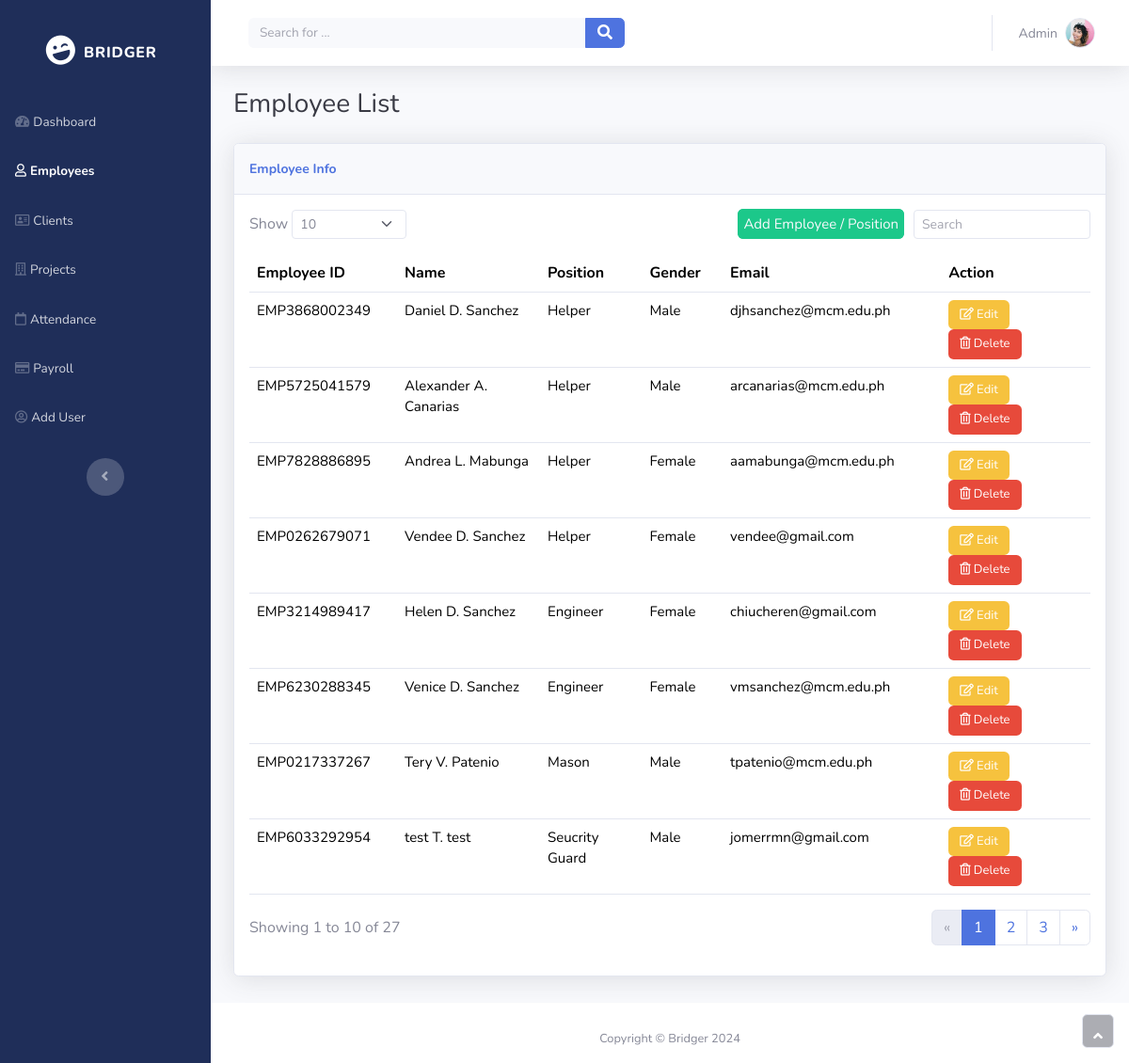
/n_employee, run on the app's committed database.
### tables this page shows
CREATE TABLE "employee" (
	"empID"	TEXT NOT NULL UNIQUE,
	"posID"	TEXT NOT NULL,
	"empFName"	TEXT NOT NULL,
	"empLName"	TEXT NOT NULL,
	"empInitial"	TEXT NOT NULL,
	"gender"	INTEGER NOT NULL,
	"birthdate"	TEXT NOT NULL,
	"age"	INTEGER NOT NULL,
	"contact"	NUMERIC NOT NULL,
	"email"	TEXT NOT NULL,
	PRIMARY KEY("empID"),
	FOREIGN KEY("posID") REFERENCES "position"("posID")
);

CREATE TABLE "position" (
	"posID"	TEXT NOT NULL UNIQUE,
	"type"	TEXT NOT NULL,
	PRIMARY KEY("posID")
);

CREATE TABLE "gender" (
	"gender_id"	INTEGER NOT NULL UNIQUE,
	"type"	TEXT NOT NULL,
	PRIMARY KEY("gender_id")
);

### app.py (the view)
@app.route('/n_employee')
def view_employees():
    try:
        connection = get_db_connection()
        cursor = connection.cursor()
        cursor.execute("SELECT * FROM EmployeeInfo")
        employees = cursor.fetchall()
        return render_template('n_employee.html', employees=employees)
    except Exception as e:
        return render_template('n_employee.html', message="Error fetching employees: {}".format(e))
    finally:
        connection.close()

### app.py (called while the page is built)
def get_db_connection():
    connection = sqlite3.connect('test.db')
    connection.row_factory = sqlite3.Row
    return connection

### templates/n_employee.html (shortened to what this page needs)
<!DOCTYPE html>
<html data-bs-theme="light" lang="en">
<head>
    <link rel="stylesheet" href="{{ url_for('static', filename='bootstrap/css/bootstrap.min.css') }}">
    <link rel="stylesheet" href="{{ url_for('static', filename='fonts/fontawesome-all.min.css') }}">
</head>
<body id="page-top">
    <div id="wrapper">
        <nav class="navbar align-items-start sidebar sidebar-dark accordion bg-gradient-primary p-0 navbar-dark" style="background: #1f2e59;--bs-primary: #1f2e59;--bs-primary-rgb: 31,46,89;">
            <div class="container-fluid d-flex flex-column p-0"><a class="navbar-brand d-flex justify-content-center align-items-center sidebar-brand m-0" href="#" style="padding-bottom: 79px;">
                    <div class="sidebar-brand-icon rotate-n-15"><i class="fas fa-laugh-wink" style="padding-bottom: 0px;padding-top: 63px;"></i></div>
                    <div class="sidebar-brand-text mx-3" style="padding-bottom: 0px;padding-top: 63px;"><span style="padding-bottom: 0px;padding-top: 63px;">bridger</span></div>
                </a>
                <ul class="navbar-nav text-light" id="accordionSidebar">
                    <li class="nav-item"><a class="nav-link" href="/n_dashboard"><i class="fas fa-tachometer-alt"></i><span>Dashboard</span></a></li>
                    <li class="nav-item"><a class="nav-link active" href="/n_employee"><i class="far fa-user"></i><span>Employees</span></a></li>
                    <li class="nav-item"><a class="nav-link" href="/n_client"><i class="far fa-address-card"></i><span>Clients</span></a></li>
                    <li class="nav-item"><a class="nav-link" href="/n_project"><i class="far fa-building"></i><span>Projects</span></a></li>
                    <li class="nav-item"><a class="nav-link" href="/n_attendance_project"><i class="far fa-calendar"></i><span>Attendance</span></a></li>
                    <li class="nav-item"><a class="nav-link" href="/n_payslip"><i class="far fa-credit-card"></i><span>Payroll</span></a></li>
                    <li class="nav-item"><a class="nav-link" href="/add_user"><i class="far fa-user-circle"></i></i><span>Add User</span></a></li>
                </ul>
                <div class="text-center d-none d-md-inline"><button class="btn rounded-circle border-0" id="sidebarToggle" type="button"></button></div>
            </div>
        </nav>
        <div class="d-flex flex-column" id="content-wrapper">
            <div id="content">
                <nav class="navbar navbar-expand bg-white shadow mb-4 topbar static-top navbar-light">
                    <div class="container-fluid"><button class="btn btn-link d-md-none rounded-circle me-3" id="sidebarToggleTop" type="button"></button>
                        <form id="searchForm" class="d-none d-sm-inline-block me-auto ms-md-3 my-2 my-md-0 mw-100 navbar-search" onsubmit="searchEmployee(); return false;">
                            <div class="input-group">
                                <input id="searchInput" class="bg-light form-control border-0 small" type="text" placeholder="Search for ...">
                                <button class="btn btn-primary py-0" type="submit"><i class="fas fa-search"></i></button>
                            </div>
                        </form>
                        <ul class="navbar-nav flex-nowrap ms-auto">
                            <li class="nav-item dropdown no-arrow">
                                <div class="nav-item dropdown no-arrow"><a class="dropdown-toggle nav-link" aria-expanded="false" data-bs-toggle="dropdown" href="#"><span class="d-none d-lg-inline me-2 text-gray-600 small">Admin</span><img class="border rounded-circle img-profile" src="{{ url_for('static', filename='img/avatars/avatar1.jpeg') }}"></a>
                                </div>
                            </li>
                        </ul>
                    </div>
                </nav>
                <div class="container-fluid">
                    <h3 class="text-dark mb-4">Employee List</h3>
                    <div class="card shadow">
                        <div class="card-header py-3" style="font-size: 14px;">
                            <p class="text-primary m-0 fw-bold">Employee Info</p>
                        </div>
                        <div class="card-body">
                            <div class="row">
                                <div class="col-md-6 text-nowrap">
                                    <div id="dataTable_length" class="dataTables_length" aria-controls="dataTable"><label class="form-label">Show&nbsp;<select class="d-inline-block form-select form-select-sm">
                                                <option value="10" selected="">10</option>
                                            </select>&nbsp;</label></div>
                                </div>
                                <div class="col-md-6">
                                    <div class="text-md-end dataTables_filter" id="dataTable_filter">
                                        <a href="/n_add_emp" style="margin-right: 10px;border-radius: 6px;border-style: solid;border-color: var(--bs-form-valid-color);background: var(--bs-form-valid-color);color: var(--bs-card-cap-bg);padding-right: 3px;padding-top: 3px;padding-bottom: 3px;padding-left: 3px;text-decoration: none;font-size: 15px;">Add Employee / Position</a><label class="form-label">
                                        <input type="search" class="form-control form-control-sm" aria-controls="dataTable" placeholder="Search"></label></div>
                                </div>
                            </div>
                            <div class="table-responsive table mt-2" id="dataTable" role="grid" aria-describedby="dataTable_info">
                                <table class="table my-0" id="dataTable">
                                    <thead>
                                        <tr>
                                            <th style="width: 43px;padding-right: 0px;">Employee ID</th>
                                            <th style="width: 30px;">Name</th>
                                            <th style="width: 30px;">Position</th>
                                            <th style="width: 30px;">Gender</th>
                                            <th style="width: 30px;">Email</th>
                                            <th style="width: 130.594px;">Action</th>
                                        </tr>
                                    </thead>
                                    <tbody>
                                    {% for employee in employees %}
                                        <tr id="employee_row_{{ employee[0] }}">
                                            <td style="padding-right: 0px;font-size: 15px;width: 107.969px;">{{ employee[0] }}</td>
                                            <td style="width: 124.969px;font-size: 15px;">{{ employee[1] }} {{ employee[3] }}. {{ employee[2] }}</td>
                                            <td style="width: 89.266px;font-size: 15px;">{{ employee[4] }}</td>
                                            <td style="font-size: 15px;width: 53.0312px;">{{ employee[5] }}</td>
                                            <td style="width: 125.047px;font-size: 15px;">{{ employee[6] }}</td>
                                            <td><button class="btn btn-primary" type="button" style="margin-right: 10px;background: var(--bs-yellow);border-style: none;font-size: 13px;"><i class="far fa-edit"></i>&nbsp;Edit</button>
                                                <button class="btn btn-primary delete-btn" type="button" style="background: var(--bs-form-invalid-border-color);border-style: none;font-size: 13px;" onclick="deleteEmployee('{{ employee[0] }}')">
                                                    <i class="far fa-trash-alt"></i>&nbsp;Delete
                                                </button>
                                            </td>
                                        </tr>
                                    {% endfor %}
                                    </tbody>
                                </table>
                            </div>
                            <div class="row">
                                <div class="col-md-6 align-self-center">
                                    <p id="dataTable_info" class="dataTables_info" role="status" aria-live="polite">Showing 1 to 10 of 27</p>
                                </div>
                                <div class="col-md-6">
                                    <nav class="d-lg-flex justify-content-lg-end dataTables_paginate paging_simple_numbers">
                                        <ul class="pagination">
                                            <li class="page-item disabled"><a class="page-link" aria-label="Previous" href="#"><span aria-hidden="true">«</span></a></li>
                                            <li class="page-item active"><a class="page-link" href="#">1</a></li>
                                            <li class="page-item"><a class="page-link" href="#">2</a></li>
                                            <li class="page-item"><a class="page-link" href="#">3</a></li>
                                            <li class="page-item"><a class="page-link" aria-label="Next" href="#"><span aria-hidden="true">»</span></a></li>
                                        </ul>
                                    </nav>
                                </div>
                            </div>
                        </div>
                    </div>
                </div>
            </div>
            <footer class="bg-white sticky-footer" style="height: 62.8px;margin-top: 28px;">
                <div class="container my-auto">
                    <div class="text-center my-auto copyright"><span>Copyright © Bridger 2024</span></div>
                </div>
            </footer>
        </div><a class="border rounded d-inline scroll-to-top" href="#page-top" style="height: 36px;width: 34px;"><i class="fas fa-angle-up"></i></a>
    </div>
</body>
</html>

### data on the page
employee: empID "EMP3868002349", empFName "Daniel", empInitial "D", empLName "Sanchez", type "Helper", type "Male", email "djhsanchez@mcm.edu.ph"
employee: empID "EMP5725041579", empFName "Alexander", empInitial "A", empLName "Canarias", type "Helper", type "Male", email "arcanarias@mcm.edu.ph"
employee: empID "EMP7828886895", empFName "Andrea", empInitial "L", empLName "Mabunga", type "Helper", type "Female", email "aamabunga@mcm.edu.ph"
employee: empID "EMP0262679071", empFName "Vendee", empInitial "D", empLName "Sanchez", type "Helper", type "Female", email "vendee@gmail.com"
employee: empID "EMP3214989417", empFName "Helen", empInitial "D", empLName "Sanchez", type "Engineer", type "Female", email "chiucheren@gmail.com"
employee: empID "EMP6230288345", empFName "Venice", empInitial "D", empLName "Sanchez", type "Engineer", type "Female", email "vmsanchez@mcm.edu.ph"
employee: empID "EMP0217337267", empFName "Tery", empInitial "V", empLName "Patenio", type "Mason", type "Male", email "tpatenio@mcm.edu.ph"
employee: empID "EMP6033292954", empFName "test", empInitial "T", empLName "test", type "Seucrity Guard", type "Male", email "jomerrmn@gmail.com"
